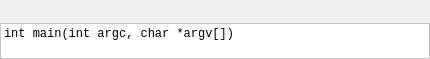
<?xml version="1.0" encoding="UTF-8"?>
<ui version="4.0">
 <class>CallTipWidget</class>
 <widget class="QWidget" name="CallTipWidget">
  <property name="geometry">
   <rect>
    <x>0</x>
    <y>0</y>
    <width>430</width>
    <height>59</height>
   </rect>
  </property>
  <property name="windowTitle">
   <string/>
  </property>
  <layout class="QVBoxLayout" name="verticalLayout">
   <property name="spacing">
    <number>0</number>
   </property>
   <property name="leftMargin">
    <number>0</number>
   </property>
   <property name="topMargin">
    <number>0</number>
   </property>
   <property name="rightMargin">
    <number>0</number>
   </property>
   <property name="bottomMargin">
    <number>0</number>
   </property>
   <item>
    <layout class="QHBoxLayout" name="horizontalLayout">
     <property name="spacing">
      <number>0</number>
     </property>
     <item>
      <widget class="QToolButton" name="buttonClose">
       <property name="icon">
        <iconset theme="dialog-close">
         <normaloff>.</normaloff>.</iconset>
       </property>
       <property name="iconSize">
        <size>
         <width>16</width>
         <height>16</height>
        </size>
       </property>
       <property name="autoRaise">
        <bool>true</bool>
       </property>
      </widget>
     </item>
     <item>
      <widget class="QToolButton" name="buttonCopy">
       <property name="text">
        <string/>
       </property>
       <property name="icon">
        <iconset theme="edit-copy">
         <normaloff>.</normaloff>.</iconset>
       </property>
       <property name="autoRaise">
        <bool>true</bool>
       </property>
      </widget>
     </item>
     <item>
      <spacer name="horizontalSpacer">
       <property name="orientation">
        <enum>Qt::Horizontal</enum>
       </property>
       <property name="sizeHint" stdset="0">
        <size>
         <width>40</width>
         <height>20</height>
        </size>
       </property>
      </spacer>
     </item>
    </layout>
   </item>
   <item>
    <widget class="QLabel" name="labelTip">
     <property name="sizePolicy">
      <sizepolicy hsizetype="Preferred" vsizetype="Expanding">
       <horstretch>0</horstretch>
       <verstretch>0</verstretch>
      </sizepolicy>
     </property>
     <property name="palette">
      <palette>
       <active>
        <colorrole role="Base">
         <brush brushstyle="SolidPattern">
          <color alpha="255">
           <red>252</red>
           <green>252</green>
           <blue>252</blue>
          </color>
         </brush>
        </colorrole>
        <colorrole role="Window">
         <brush brushstyle="SolidPattern">
          <color alpha="255">
           <red>255</red>
           <green>255</green>
           <blue>255</blue>
          </color>
         </brush>
        </colorrole>
       </active>
       <inactive>
        <colorrole role="Base">
         <brush brushstyle="SolidPattern">
          <color alpha="255">
           <red>252</red>
           <green>252</green>
           <blue>252</blue>
          </color>
         </brush>
        </colorrole>
        <colorrole role="Window">
         <brush brushstyle="SolidPattern">
          <color alpha="255">
           <red>255</red>
           <green>255</green>
           <blue>255</blue>
          </color>
         </brush>
        </colorrole>
       </inactive>
       <disabled>
        <colorrole role="Base">
         <brush brushstyle="SolidPattern">
          <color alpha="255">
           <red>255</red>
           <green>255</green>
           <blue>255</blue>
          </color>
         </brush>
        </colorrole>
        <colorrole role="Window">
         <brush brushstyle="SolidPattern">
          <color alpha="255">
           <red>255</red>
           <green>255</green>
           <blue>255</blue>
          </color>
         </brush>
        </colorrole>
       </disabled>
      </palette>
     </property>
     <property name="font">
      <font>
       <family>Monospace</family>
      </font>
     </property>
     <property name="autoFillBackground">
      <bool>true</bool>
     </property>
     <property name="frameShape">
      <enum>QFrame::StyledPanel</enum>
     </property>
     <property name="frameShadow">
      <enum>QFrame::Sunken</enum>
     </property>
     <property name="text">
      <string>int main(int argc, char *argv[])</string>
     </property>
     <property name="alignment">
      <set>Qt::AlignLeading|Qt::AlignLeft|Qt::AlignTop</set>
     </property>
     <property name="textInteractionFlags">
      <set>Qt::LinksAccessibleByMouse|Qt::TextSelectableByMouse</set>
     </property>
    </widget>
   </item>
  </layout>
 </widget>
 <resources/>
 <connections/>
</ui>
